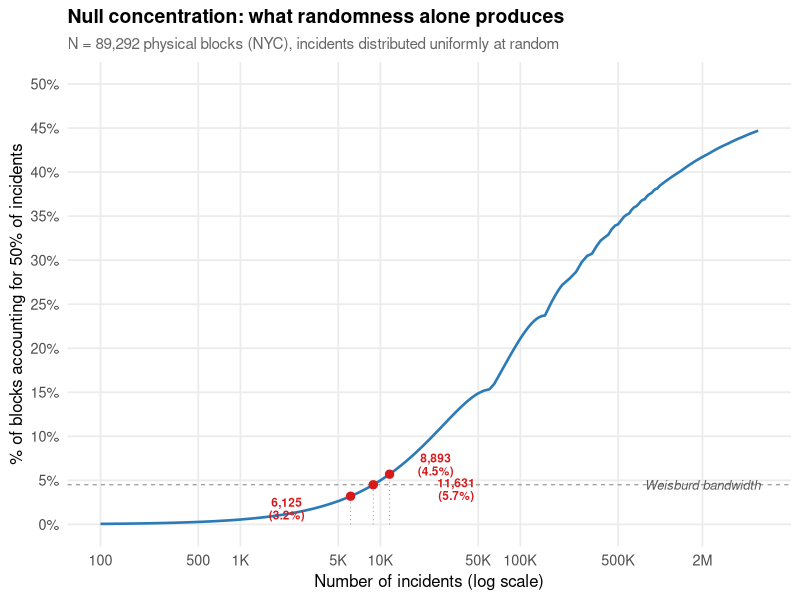

The R source for this figure:
# =============================================================================
# 02-null_concentration_curve.R
# Null concentration curve for NYC's 89,292 physical blocks
#
# Analytical Poisson solution: for a given number of randomly distributed
# incidents on N blocks, what % of blocks accounts for 50% of incidents?
#
# x-axis: number of incidents
# y-axis: % of blocks holding 50% of incidents (under pure randomness)
# =============================================================================

library(tidyverse)

# --- Core function (from 01-toy_concentration.R) -----------------------------

analytical_pct_blocks_for_50pct <- function(lambda, q = 0.50) {
  if (lambda == 0) return(0)
  for (kstar in 1:1000) {
    if (kstar == 1) {
      share_geq <- 1.0
    } else {
      share_geq <- ppois(kstar - 2, lambda, lower.tail = FALSE)
    }
    if (share_geq <= q) {
      if (kstar == 1) return(1.0)
      tier_count <- kstar - 1
      p_tier <- dpois(tier_count, lambda)
      if (p_tier == 0) return(ppois(kstar - 1, lambda, lower.tail = FALSE))
      f <- (q - share_geq) * lambda / (tier_count * p_tier)
      f <- min(max(f, 0), 1)
      return(ppois(kstar - 1, lambda, lower.tail = FALSE) + f * p_tier)
    }
  }
  NA_real_
}

# --- Parameters --------------------------------------------------------------

N_nyc <- 89292L   # physical blocks in NYC

# Dense grid of incident counts for a smooth curve
n_seq <- c(
  seq(100, 1000, by = 50),
  seq(1000, 10000, by = 250),
  seq(10000, 50000, by = 1000),
  seq(50000, 200000, by = 5000),
  seq(200000, 1000000, by = 25000),
  seq(1000000, 5000000, by = 100000)
) %>% unique() %>% sort()

# --- Compute curve -----------------------------------------------------------

curve_data <- tibble(n_incidents = n_seq) %>%
  mutate(
    lambda = n_incidents / N_nyc,
    pct_blocks = map_dbl(lambda, analytical_pct_blocks_for_50pct) * 100
  )

# --- Inverse: find n for specific concentration thresholds -------------------

find_n_for_target_pct <- function(target_pct, N_blocks, tol = 1e-6) {
  lo <- 1e-6
  hi <- 500
  while (hi - lo > tol) {
    mid <- (lo + hi) / 2
    p <- analytical_pct_blocks_for_50pct(mid)
    if (p < target_pct) {
      lo <- mid
    } else {
      hi <- mid
    }
  }
  round((lo + hi) / 2 * N_blocks)
}

targets <- c(0.01, 0.02, 0.032, 0.045, 0.05, 0.057, 0.10, 0.15, 0.20, 0.25)

key_values <- tibble(
  pct_blocks_target = targets * 100,
  n_incidents = map_dbl(targets, ~ find_n_for_target_pct(.x, N_nyc)),
  lambda = n_incidents / N_nyc
)

cat("\n=== Key thresholds: N =", scales::comma(N_nyc), "blocks (NYC) ===\n")
cat("How many RANDOM incidents produce Weisburd-level concentration?\n\n")
key_values %>%
  mutate(
    label = case_when(
      pct_blocks_target == 3.2 ~ "Weisburd IQR lower",
      pct_blocks_target == 4.5 ~ "Weisburd median",
      pct_blocks_target == 5.7 ~ "Weisburd IQR upper",
      pct_blocks_target == 5.0 ~ "Weisburd ~midpoint",
      TRUE ~ ""
    ),
    incidents_per_block = sprintf("%.3f", lambda)
  ) %>%
  print(n = 20)

# --- Plot --------------------------------------------------------------------

theme_pub <- theme_minimal(base_size = 13) +
  theme(
    panel.grid.minor = element_blank(),
    plot.title = element_text(face = "bold", size = 14),
    plot.subtitle = element_text(color = "grey40", size = 11),
    axis.title = element_text(size = 12),
    legend.position = "none"
  )

# Weisburd bandwidth shading
weisburd_lower <- 3.2
weisburd_upper <- 5.7
weisburd_median <- 4.5

# Corresponding incident counts
n_lower <- find_n_for_target_pct(0.032, N_nyc)
n_upper <- find_n_for_target_pct(0.057, N_nyc)
n_median <- find_n_for_target_pct(0.045, N_nyc)

fmt_k <- function(x) {
  ifelse(x >= 1e6, paste0(x / 1e6, "M"),
  ifelse(x >= 1e3, paste0(x / 1e3, "K"),
  as.character(x)))
}

p <- ggplot(curve_data, aes(x = n_incidents, y = pct_blocks)) +
  # Weisburd bandwidth band
  annotate("rect",
           xmin = -Inf, xmax = Inf,
           ymin = weisburd_lower, ymax = weisburd_upper,
           fill = "#e8e8e8", alpha = 0.6) +
  # Null concentration curve
  geom_line(linewidth = 0.9, color = "#2c7bb6") +
  # Weisburd median dashed line
  geom_hline(yintercept = weisburd_median, linetype = "dashed",
             color = "grey50", linewidth = 0.35) +
  # Vertical drops at key thresholds
  annotate("segment", x = n_lower, xend = n_lower, y = 0, yend = weisburd_lower,
           linetype = "dotted", color = "grey60", linewidth = 0.35) +
  annotate("segment", x = n_median, xend = n_median, y = 0, yend = weisburd_median,
           linetype = "dotted", color = "grey60", linewidth = 0.35) +
  annotate("segment", x = n_upper, xend = n_upper, y = 0, yend = weisburd_upper,
           linetype = "dotted", color = "grey60", linewidth = 0.35) +
  # Points at key thresholds
  geom_point(data = tibble(
    n_incidents = c(n_lower, n_median, n_upper),
    pct_blocks = c(weisburd_lower, weisburd_median, weisburd_upper)
  ), size = 2.5, color = "#d7191c") +
  # Labels — stagger vertically to avoid overlap
  annotate("text", x = n_lower * 0.35, y = 1.8,
           label = sprintf("%s\n(3.2%%)", scales::comma(n_lower)),
           size = 3, color = "#d7191c", fontface = "bold", lineheight = 0.9) +
  annotate("text", x = n_median * 2.8, y = 6.8,
           label = sprintf("%s\n(4.5%%)", scales::comma(n_median)),
           size = 3, color = "#d7191c", fontface = "bold", lineheight = 0.9) +
  annotate("text", x = n_upper * 3, y = 4.0,
           label = sprintf("%s\n(5.7%%)", scales::comma(n_upper)),
           size = 3, color = "#d7191c", fontface = "bold", lineheight = 0.9) +
  # Band label — right side
  annotate("text", x = 2e6, y = 4.5,
           label = "Weisburd bandwidth",
           size = 3.3, color = "grey35", fontface = "italic") +
  scale_x_log10(
    labels = fmt_k,
    breaks = c(100, 500, 1000, 5000, 10000, 50000, 100000, 500000, 2000000)
  ) +
  scale_y_continuous(breaks = seq(0, 50, by = 5),
                     labels = function(x) paste0(x, "%")) +
  coord_cartesian(ylim = c(0, 50)) +
  labs(
    title = "Null concentration: what randomness alone produces",
    subtitle = sprintf("N = %s physical blocks (NYC), incidents distributed uniformly at random",
                       scales::comma(N_nyc)),
    x = "Number of incidents (log scale)",
    y = "% of blocks accounting for 50% of incidents"
  ) +
  theme_pub

ggsave(here::here("output", "null_concentration_curve_nyc.png"), p,
       width = 9, height = 6, dpi = 300, bg = "white")

cat("\nPlot saved to output/null_concentration_curve_nyc.png\n")
cat("Done.\n")
